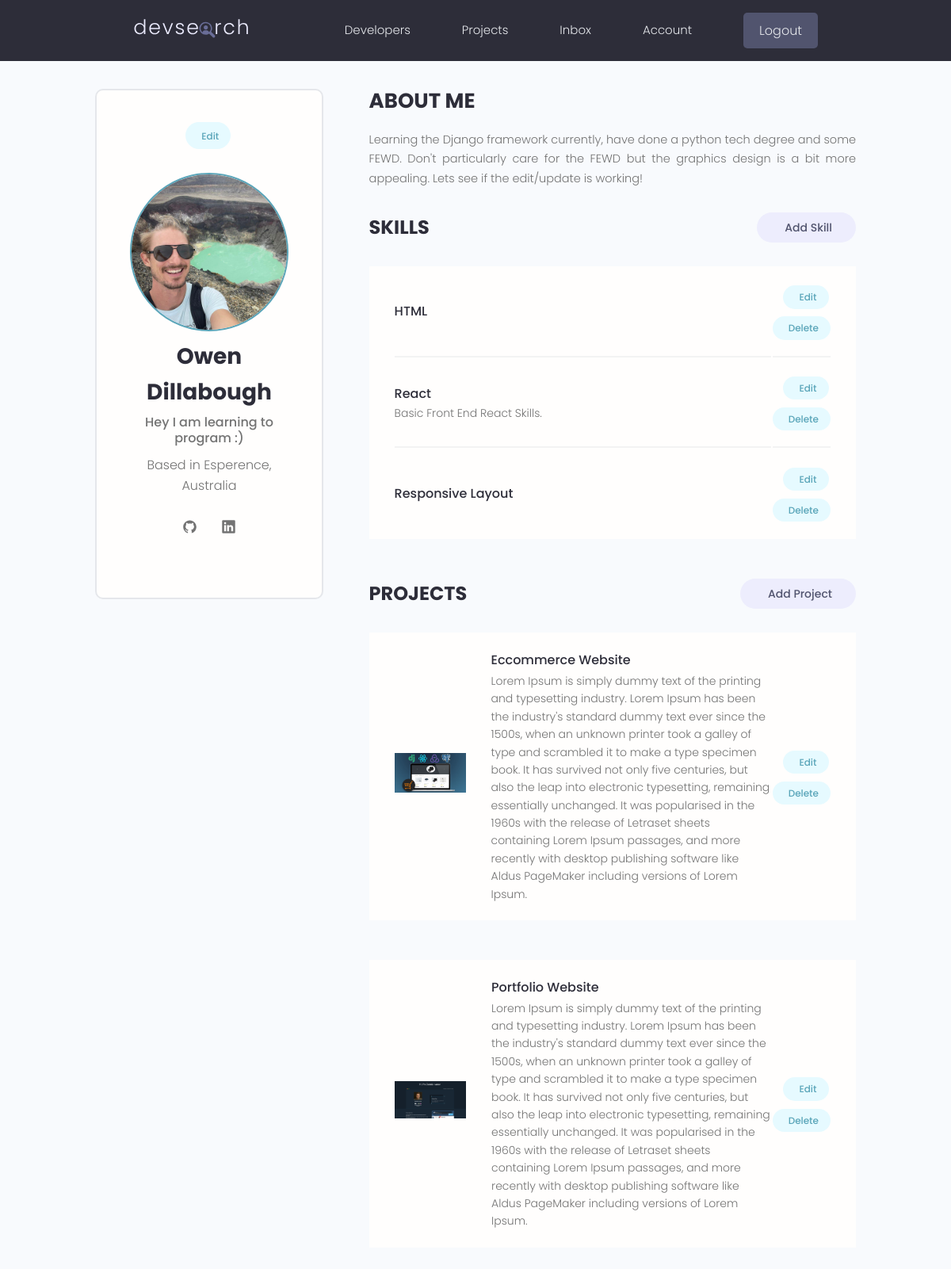
Page /account/ (signed in) on the earlier database version.
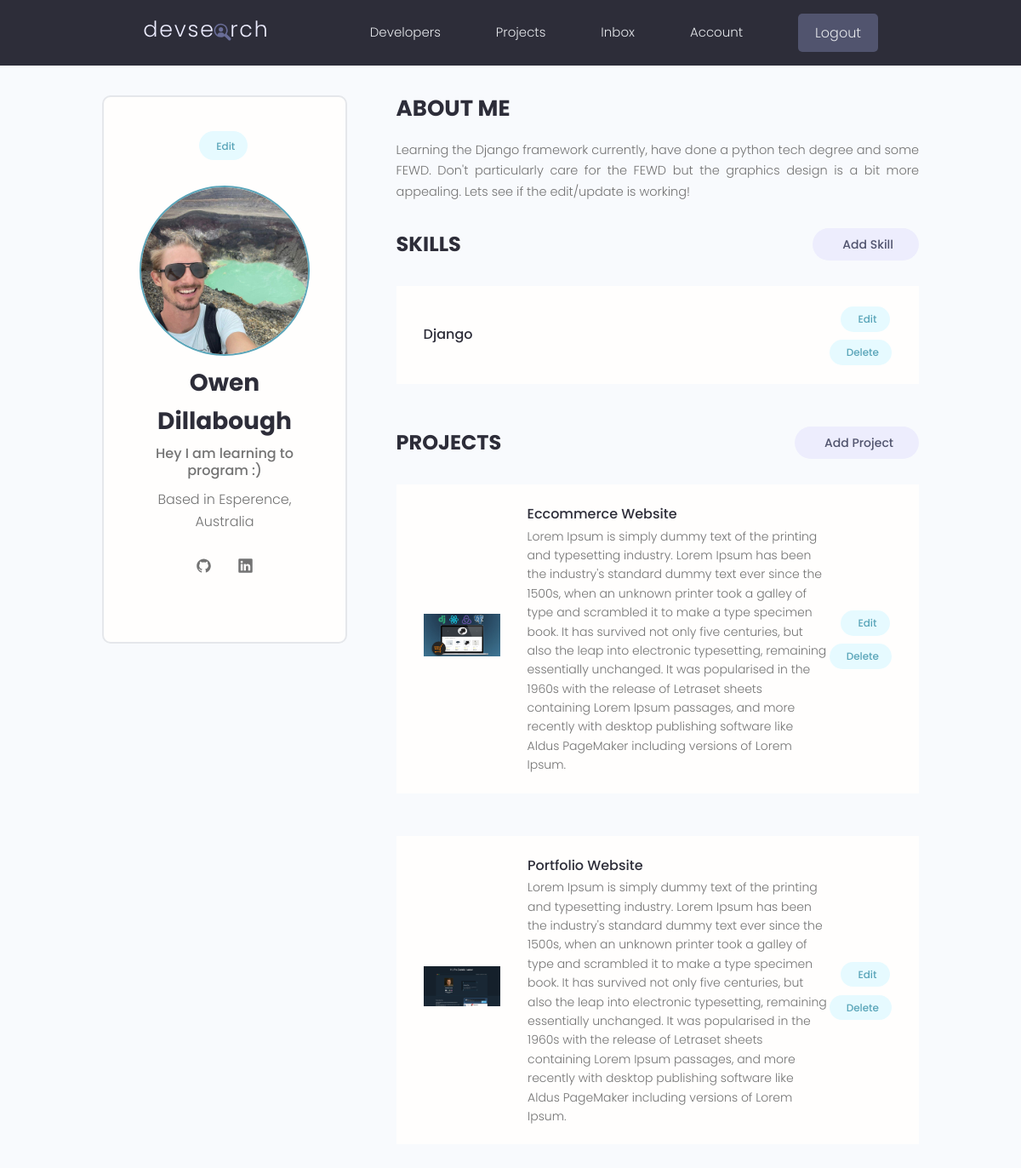
Same page on the later database version.
### users/models.py (models this page shows, shortened)
class Skill(models.Model):
    owner = models.ForeignKey(Profile, on_delete=models.CASCADE,
                                null=True, blank=True)
    name = name = models.CharField(max_length=200, blank=True, null=True)
    description = models.TextField(blank=True, null=True)
    created = models.DateTimeField(auto_now_add=True)

### projects/models.py (models this page shows, shortened)
class Project(models.Model):
    owner = models.ForeignKey(Profile, null=True, blank=True,
                                on_delete=models.SET_NULL)
    title = models.CharField(max_length=200)
    description = models.TextField(null=True, blank=True)
    featured_image = models.ImageField(null=True, blank=True, default="default.jpg")
    demo_link = models.CharField(max_length=2000, null=True, blank=True)
    source_link = models.CharField(max_length = 2000, null=True, blank=True)
    tags = models.ManyToManyField('Tag', blank=True)
    vote_total = models.IntegerField(default=0, null=True, blank=True)
    vote_ratio = models.IntegerField(default=0, null=True, blank=True)
    created = models.DateTimeField(auto_now_add=True)
    id = models.UUIDField(default=uuid.uuid4, unique=True,
                            primary_key=True, editable=False)

### users/views.py (the view)
# urls.py: path('account/', views.userAccount, name='account'),
@login_required(login_url='login')
def userAccount(request):
    profile = request.user.profile
    skills = profile.skill_set.all()
    projects = profile.project_set.all()
    context = {'profile': profile, 'skills': skills, 'projects': projects}
    return render(request, 'users/account.html', context)

### users/templates/users/account.html (shortened to what this page needs)
{% extends 'main.html' %}
{% block content %}
  <main class="settingsPage profile my-md">
    <div class="container">
      <div class="layout">
        <div class="column column--1of3">
          <div class="card text-center">
            <div class="card__body dev">
              <a class="tag tag--pill tag--main settings__btn" href="{% url 'edit-account' %}"> Edit</a>
              <img class="avatar avatar--xl dev__avatar" src="{{profile.profile_image.url}}" />
              <h2 class="dev__name">{{profile.name}}</h2>
              <p class="dev__title">{{profile.short_intro}}</p>
              <p class="dev__location">Based in {{profile.location}}</p>
              <ul class="dev__social">
                {% if profile.social_github %}
                <li>
                  <a title="Github" href="https://github.com/Freedomcoding101" target="_blank"><span class="ant-design--github-outlined"></span></a>
                </li>
                {% endif %}
                {% if profile.social_linkedin %}
                <li>
                  <a title="LinkedIn" href="#" target="_blank"><span class="radix-icons--linkedin-logo"></span></a>
                </li>
                {% endif %}
              </ul>
            </div>
          </div>
        </div>
        <div class="column column--2of3">
          <div class="devInfo">
            <h3 class="devInfo__title">About Me</h3>
            <p class="devInfo__about">
              {{profile.bio}}
            </p>
          </div>
          <div class="settings">
            <h3 class="settings__title">Skills</h3>
            <a class="tag tag--pill tag--sub settings__btn tag--lg" href="{% url 'create-skill' %}"> Add Skill</a>
          </div>
          <table class="settings__table">
            {% for skill in skills %}
            <tr>
              <td class="settings__tableInfo">
                <h4>{{skill.name}}</h4>
                <p>
                  {{skill.description}}
                </p>
              </td>
              <td class="settings__tableActions">
                <a class="tag tag--pill tag--main settings__btn" href="{% url 'edit-skill' skill.id %}"> Edit</a>
                <a class="tag tag--pill tag--main settings__btn" href="{% url 'delete-skill' skill.id %}?next=/account">
                  Delete</a>
              </td>
            </tr>
            {% endfor %}
          </table>
          <div class="settings">
            <h3 class="settings__title">Projects</h3>
            <a class="tag tag--pill tag--sub settings__btn tag--lg" href="{% url 'create-project' %}"> Add Project</a>
          </div>
          {% for project in projects %}
          <table class="settings__table">
            <tr>
              <td class="settings__thumbnail">
                <a href="{% url 'project' project.id %}"><img src="{{ project.featured_image.url }}" alt="Project Thumbnail" /></a>
              </td>
              <td class="settings__tableInfo">
                <a href="{% url 'project' project.id %}">{{project.title}}</a>
                <p>
                  {{project.description}}
                </p>
              </td>
              <td class="settings__tableActions">
                <a class="tag tag--pill tag--main settings__btn" href="{% url 'update-project' project.id %}"> Edit</a>
                <a class="tag tag--pill tag--main settings__btn" href="{% url 'delete-project' project.id %}?next=/account">
                  Delete</a>
              </td>
            </tr>
            {% endfor %}
          </table>
        </div>
      </div>
    </div>
  </main>
{% endblock %}

Differences in the rows shown:
removed Skill: name "HTML"
removed Skill: name "React", description "Basic Front End React Skills."
removed Skill: name "Responsive Layout"
added Skill: name "Django"
